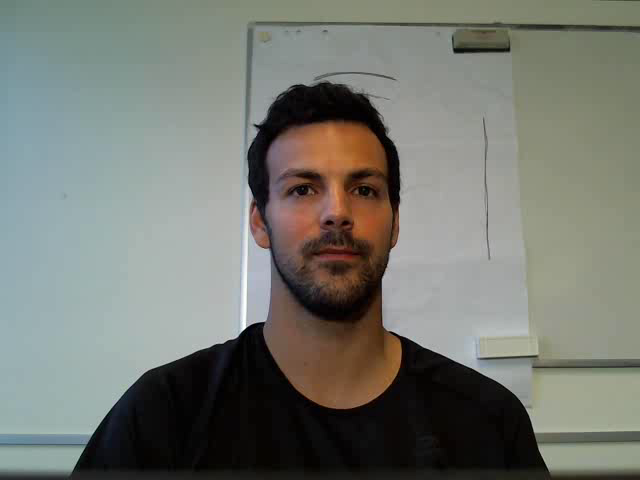
#> input picture frame 120 of cohface/1/0/data.avi, 640 x 480 px
$ jupyter execute --allow-errors 'Lin et al2.ipynb'
#> lines starting #> are read from the running program, lines starting #| are printed output that depends on the picture
### assessment2.py
import h5py
import pandas as pd
import numpy as np
import os
import re
import matplotlib.pyplot as plt
import plotly.graph_objects as go
import scipy.stats as ss
import scikit_posthocs as sp
import math
from autorank import autorank, plot_stats, create_report, latex_table
from matplotlib.colors import ListedColormap
from matplotlib.colorbar import ColorbarBase, Colorbar
import itertools
import seaborn as sns

# from pyVHR.analysis.pipeline import TestResult
import time


from utils import *
from algorithms2 import *
from videoUtil import *
from errorUtil import *


# [22 lines left out: function get_errors, not called in this run]


def compute_lin_errors(path, dataset, of_type, evm=False):
    res = TestResult()
    i = 0

    available_datasets = ["cohface", "bp4d", "cohface_EVM_mov"]
    assert dataset in available_datasets, "\nDataset not recognized!!"
    # pc portatile
    # res.saveResults("C:\\Users\\fede2\\OneDrive\\Documenti\\università\\tirocinio\\Tesi_Castrovinci-main\\"+dataset+"_res_lin_2.h5")
    # pc fisso
    # res.saveResults("C:\\Users\\Federico\Downloads\\wetransfer_tesi_castrovinci-main\\Tesi_Castrovinci-main\\Results\\"+dataset+"_res_lin_"+of_type+".h5")
    # server
    res.saveResults("Results/" + dataset + "_res_lin_" + of_type + ".h5")
    for dir1 in os.listdir(path):
        # if dir1 == "Physiology" or dir1 == "BP4D_sample_accepted.txt":
        #    continue
        if dir1 != "MTTS_CAN_preds":
            x = "/" + dir1
            # if dir1!="36": break

            # for dir2 in os.listdir(path+dir1+"/"):
            for dir2 in os.listdir(path + x):
                # ...\cohface\dir1
                win_size = 27  # cohface-based parameter

                # ESTIMATED RESPIRATORY SIGNAL

                if dataset == "cohface" or dataset == "cohface_EVM_mov":
                    fps_gt = 32
                    minF = 0.1
                    maxF = 0.4
                    #maxF = 0.4 default value
                    # video_path = path+dir1+"/"+dir2+"/"+"data.avi"
                    video_path = (
                        path + "/" + str(dir1) + "/" + str(dir2) + "/" + "data.avi"
                    )
                    # print(video_path)#debug

                if dataset == "bp4d":
                    fps_gt = 1000
                    minF = 0
                    maxF = 200 / 60
                    # path_gt = path+dir1+"/"+dir2+"/"
                    path_gt = path + "/" + str(dir1) + "/" + str(dir2) + "/"
                    accepted = open("BP4D_accepted.txt").read().splitlines()
                    video_path = (
                        path + "/" + str(dir1) + "/" + str(dir2) + "/" + "vid.avi"
                    )
                    # path+ dir1 +"/"+dir2+"/"+"vid.avi"
                    if dir1+"/"+dir2+"/" not in accepted:
                        continue

                fps = get_fps(video_path)

                nyquistF = fps / 2
                fRes = 0.5
                nFFT = max(2048, (60 * 2 * nyquistF) / fRes)
                print("calcolo lin su video ", video_path[len(video_path) - 20 :])
                if dataset == "cohface_EVM_mov":
                    start = time.process_time()
                    sig = lin_EVM(video_path, dataset=dataset)
                else:
                    start = time.process_time()
                    sig = lin(video_path, dataset=dataset, of_type=of_type)
                end = time.process_time()
                nperseg = fps * win_size

                # pad signal to get a RPM estimate for each second
                sig = even_ext(np.array(sig), int(nperseg // 2), axis=-1)

                # win_size: dimensione della finestra (in secondi)-->posso mettere tutto il video
                sig_win, times = BVP_windowing(sig, win_size, fps, stride=1)

                # rearrange time array
                times = times - times[0]
                #sig_to_RPM modificare maxF
                rpm = sig_to_RPM(sig_win, fps, win_size, nFFT, minHz=minF, maxHz=maxF)
                rpm = signal.medfilt(rpm, kernel_size=3)

                # GROUND TRUTH
                if dataset == "cohface" or dataset == "cohface_EVM_mov":
                    f = h5py.File(path + "/" + str(dir1) + "/" + str(dir2) + "/" + "data.hdf5","r",)
                    gt = np.array(f["respiration"])
                    gt = gt[np.arange(0, len(gt), 8)]

                if dataset == "bp4d":
                    gt = np.loadtxt(path_gt + "Resp_Volts.txt")
                    # cambio il filtraggio Wn=[0.1, 0.5] default value
                    b, a = butter(N=2, Wn=[0.1, 0.75], fs=fps_gt, btype="bandpass")
                    y = filtfilt(b, a, gt)
                    gt = (2 * (y - np.min(y))) / (np.max(y) - np.min(y)) - 1

                gt_sig = RWsignal(gt, fps_gt, minHz=minF, maxHz=maxF)
                gt_rpm, gt_times = gt_sig.getRPM(winsize=win_size)

                gt_rpm = signal.medfilt(gt_rpm, kernel_size=3)

                # remove padding
                padding = int(win_size // 2)

                gt_times = gt_times[padding : -padding - 1]
                gt_times -= gt_times[0]

                times = times[padding:-padding]
                times -= times[0]

                rpm = rpm[padding:-padding]
                gt_rpm = gt_rpm[padding : -padding - 1]

                # Computes various error/quality measures
                RMSE, MAE, MAX, PCC, CCC = get_errors(rpm, gt_rpm, times, gt_times)
                processTime = (end - start) / get_Totfps(video_path)
                SNR = snr(sig=sig, fs=fps_gt, nperseg=win_size, noverlap=1)
                # SNR = get_SNR(sig_win, fps_gt, gt_sig, times)
                print("RMSE", RMSE)  # debug
                print("MAE", MAE)  # debug
                print("MAX", MAX)  # debug
                print("PCC", PCC)  # debug
                print("CCC", CCC)  # debug
                print("SNR", SNR)  # debug
                print("processTime", processTime)  # debug

                # -- save results
                res.newDataSerie()
                res.addData("dataset", dataset)
                res.addData("method", "Lin")
                res.addData("videoIdx", i)
                res.addData("RMSE", RMSE)
                res.addData("MAE", MAE)
                res.addData("MAX", MAX)
                res.addData("PCC", PCC)
                res.addData("CCC", CCC)
                res.addData("sig", sig)
                res.addData("rpmGT", gt_rpm)
                res.addData("rpmES", rpm)
                res.addData("timeGT", gt_times)
                res.addData("timeES", times)
                res.addData("SNR", SNR)
                res.addData("processTime", processTime)
                res.addData("videoFilename",path + "/" + str(dir1) + "/" + str(dir2) + "/data.avi")
                # res.addData('videoFilename', video_path)
                res.addDataSerie()

                i += 1

    # res.saveResults("C:\\Users\\Federico\Downloads\\wetransfer_tesi_castrovinci-main\\Tesi_Castrovinci-main\\Results\\"+dataset+"_res_lin_"+of_type+".h5")
    res.saveResults("Results/" + dataset + "_res_lin_" + of_type + ".h5")
    return res

# [84 lines left out: function compute_lin_errors_sig, not called in this run]


class StatAnalysisTest:
    """
    Statistic analyses for multiple datasets and multiple rPPG methods
    """

    # [584 lines left out: functions __init__, __any_equal, run_stats, SignificancePlot, computeCD, plot_bayesian_res and 9 more, not called in this run]


def comparison_table(database, type, value):
    plt.figure(figsize=(12, 4))
    riga = []
    data = []
    i = 0
    for method in type:
        df = pd.read_hdf("Results\\" + database + "_res_lin_" + method + ".h5", key="df")
        # mae e rmse
        for metric in value:
            ris = float(np.nanmean(df[metric].to_numpy()))
            riga.append(round(ris, 4))
        data.append(riga)
        riga = []
    plt.axis('off')
    plt.table(cellText=data,rowLabels=type, colLabels=value, loc="center")

    plt.show()

# [24 lines left out: functions comparison_table_sig, get_meanData, not called in this run]


def bland_altman(database, type):
    rpmGT=[]
    rpmES=[]
    a=1
    plt.figure(figsize=(16,10))
    for method in type:
        plt.subplot(3,3,a)
        df = pd.read_hdf("Results\\"+database+"_res_lin_"+method+".h5", key="df")
        rpmGT= get_meanData(df,x="rpmGT")
        rpmES= get_meanData(df,x="rpmES")
        bland_altman_plot(rpmGT,rpmES)
        rpmGT=[]
        rpmES=[]
        plt.title(method)
        a+=1
    plt.show()

def bland_altman_sig(database, type):
    rpmGT=[]
    rpmES=[]
    a=1
    plt.figure(figsize=(16,10))
    for method in type:
        plt.subplot(3,3,a)
        df = pd.read_hdf("Results_sig\\"+database+"_res_lin_"+method+".h5", key="df")
        rpmGT= get_meanData(df,x="rpmGT")
        rpmES= get_meanData(df,x="rpmES")
        bland_altman_plot(rpmGT,rpmES)
        rpmGT=[]
        rpmES=[]
        plt.title(method)
        a+=1
    plt.show()

# [29 lines left out: function comparison_Vgraph, not called in this run]
def comparison_Vgraph_sig(database, type, value):
#> called with database = 'cohface', type = ''
    for metric in value:
        a=1
        plt.figure(figsize=(12, 6))
        for method in type:
            plt.subplot(1,len(type),a)
            df = pd.read_hdf("Results_sig\\"+database+"_res_lin_"+method+".h5", key="df")
            df.dropna(inplace=True)
            z=df[metric]
            list1=[]
            for num in z:
                list1.append(float(num))

            sns.violinplot(y=list1, orient='v')
            plt.xlabel(method)
            if(a==1): plt.ylabel(metric)
            if(database=="cohface"):
                if((metric=="MAE") or (metric=="RMSE")): plt.ylim([-2,11])
                elif(metric=="processTime"): plt.ylim([0.2,9])
                elif(metric=="PCC"):plt.ylim([-1.5,1.5])
                elif(metric=="CCC"): plt.ylim([-.5,1.35])
            else:
                if(metric=="MAE"): plt.ylim([-7,25])
                if(metric=="RMSE"): plt.ylim([-7,25])
                elif(metric=="processTime"): plt.ylim([0.2,5])
                elif(metric=="PCC"):plt.ylim([-1.5,1.5])
                elif(metric=="CCC"): plt.ylim([-.5,1.35])

            a+=1
        plt.show()

# [15 lines left out: function comparison_Regplot, not called in this run]

def comparison_Regplot_sig(database = "cohface", type="MAE", value="Farneback"):
#> called with database = 'cohface', type = ''
    plt.figure(figsize=(16, 10))
    a=1
    for method in type:
        plt.subplot(3,3,a)
        df = pd.read_hdf("Results_sig\\"+database+"_res_lin_"+method+".h5", key="df")
        list1 = get_meanData(df,"rpmGT")
        list2 = get_meanData(df,"rpmES")
        sns.regplot(x=list1, y=list2)
        x = np.linspace(10, 25)
        plt.plot(x,x,'r')
        plt.grid()
        plt.title(method + " , corr:" + str(round(ss.pearsonr(list1,list2).statistic,2)))
        a+=1
    plt.show()

# [20 lines left out: function comparison_AutoRankplot, not called in this run]

def comparison_AutoRankplot_sig(database, type, value, order):
#> called with database = 'cohface', type = '', order = 'ascending'
    plt.figure(figsize=(16, 10))
    list=[]
    for metric in value:
        data = pd.DataFrame()
        for method in type:
            df = pd.read_hdf("Results_sig\\" +database+ "_res_lin_"+method+".h5", key="df")
            for num in df[metric]:
                if(float(num)!=np.nan) or (float(num)<1000): list.append(float(num))
            data[method] = list
            list=[]
        result = autorank(data, alpha=0.05, verbose=False, order= order)
        # [7 lines of commented-out code are left out]
        plot_stats(result)
        plt.title(metric)
        plt.show()
        print(result)
#> (the call stopped at in comparison_AutoRankplot_sig, `result = autorank(data, alpha=0.05, verbose=False, order= order)`: autorank is not available in this run)
        #create_report(res)
        #latex_table(result)

### videoUtil.py
import cv2

import numpy as np
import pandas as pd
import cv2 as cv
from scipy.signal import welch, butter, filtfilt, iirnotch, freqz, stft
from sklearn.decomposition import PCA
from scipy.stats import iqr, median_abs_deviation


# [53 lines left out: functions get_fps, get_Totfps, extract_frames_yield, sliding_straded_win_idx, not called in this run]

class TestResult():
    """ Gestisci i risultati di un test per un determinato set di dati video e più metodi VHR"""

    def __init__(self, filename=None):

        if filename == None:
            self.dataFrame = pd.DataFrame()
        else:
            self.dataFrame = pd.read_hdf(filename)
        self.dict = None

    # [29 lines left out: functions addDataSerie, newDataSerie, not called in this run]

    def addData(self, key, value):
        self.dict[key] = value

    def saveResults(self, outFilename=None):
        if outFilename == None:
            outFilename = "testResults.h5"
        else:
            self.outFilename = outFilename

        # -- save data
        self.dataFrame.to_hdf(outFilename, key='df', mode='w')

# [24 lines left out: function BVP_windowing, not called in this run]


class RWsignal:
    """
    Manage (multi-channel, row-wise) respiratory signals, and transforms them in RPMs.
    """
    #nFFT = 2048  # freq. resolution for STFTs
    step = 1       # step in seconds

    # [84 lines left out: functions __init__, spectrogram, displaySpectrum, getRPM, not called in this run]

### Lin et al2.ipynb
# Lin, Chen, Tsai

## import

[cell 1]
import h5py
import cv2 as cv
import numpy as np
import pandas as pd
from matplotlib.pyplot import figure
from matplotlib import pyplot as plt
from autorank import autorank, plot_stats
#from scipy import stats
from scipy import signal
#import seaborn as sns

np.set_printoptions(suppress=True)

#local Libraries
from utils import *
from videoUtil import *
from errorUtil import *
from algorithms2 import *
from assessment2 import *
from assessment2 import StatAnalysisTest

[cell 2]
value = ["MAE", "RMSE","PCC","CCC", "processTime"]
value2 = ["MAE", "RMSE","PCC","CCC"]
type = ["Farneback", "LK_d", "tvl1", "DIS","DIS_UF","deepflow", "RLOF", "PCA"]
type = ["Farneback", "LK_d", "DIS","DIS_UF","deepflow", "RLOF", "PCA","tvl1"]
type2 = ["Farneback", "LK_d", "DIS","DIS_UF"]
database=["cohface", "bp4d"]

## Assessment on Cohface and BP4D+

[cell 3]
#%%capture output
#"C:\Users\fede2\OneDrive\Documenti\università\tirocinio\Tesi_Castrovinci-main\cohface\1\0\data.avi"
#path = r"C:\Users\fede2\OneDrive\Documenti\università\tirocinio\Tesi_Castrovinci-main\cohface"
path = r'C:\Users\Federico\Downloads\wetransfer_tesi_castrovinci-main\Tesi_Castrovinci-main\cohface - Copia'


of=[""]
#> (the rest of this cell did not finish here and is left out)

[cell 4]
path = r"C:\\Users\\fede2\\OneDrive\Documenti\\università\\tirocinio\\Tesi_Castrovinci-main\\"
for types in type:
    print("Optical flow --> ",type,"\n", database[0])
    compute_lin_errors_sig(path, database[0],types)

# CONFRONTO TRA ALGORITMI

## violin graph

[cell 5]
#comparison_Vgraph(database[0], type, value)
comparison_Vgraph_sig(database[0], type, value2)

## Regression plot

[cell 6]
#comparison_Regplot(database[1], type, value)
comparison_Regplot_sig(database[0], type, value)

## Tempo di esecuzione

[cell 7]
#autorank x=GT y=gt-es
type2 = ["Farneback","DIS_UF", "PCA", "LK_d", "DIS", "RLOF", "tvl1", "deepflow"]
type3 = ["Farneback","DIS_UF", "PCA", "LK_d", "DIS", "RLOF"]
type4 = ["Farneback","DIS_UF", "PCA"]

plt.figure(figsize=(16, 10))
#mae=[]rmse=[]pcc=[]ccc=[]
pt1=[]
pt2=[]

#> (the rest of this cell did not finish here and is left out)

## Auto Rank

[cell 8]
#comparison_AutoRankplot(database[0], type, value2)
#comparison_AutoRankplot_time(database[0], type, value2)
order="ascending"
#order="descending"
comparison_AutoRankplot_sig(database[0], type, ["MAE", "RMSE"], order)
comparison_AutoRankplot_sig(database[1], type, ["MAE", "RMSE"], order)
#> (the call stopped at in comparison_AutoRankplot_sig, `result = autorank(data, alpha=0.05, verbose=False, order= order)`: autorank is not available in this run)

## BOX PLOT errori

[cell 9]
metric = value[1]
for method in type:
    x = StatAnalysisTest("Results_sig\\"+database[0]+"_res_lin_"+method+".h5")
    fig = x.displayBoxPlot(metric=metric, scale="linear")
    #print(x.displayBoxPlot(metric=metric, scale="linear").layout.title.text)
    if method == "":
        method = "_default"
    print(method)
    fig.show()

# STAMPO I RISULTATI COME TABELLA

#> (a cell that did not finish here is left out)

#comparison_table_sig(database[0], type, value2)

## Bland Altman

[cell 11]
bland_altman(database[1], type)
bland_altman_sig(database[0], type)

[cell 12]
def OFmagVisualization(flow):
  mag, ang = cv2.cartToPolar(flow[:,:,0], flow[:,:,1])
  return mag

def plot_quiver(ax, flow, spacing, margin=0, **kwargs):
    """Plots less dense quiver field.

    Args:
        ax: Matplotlib axis
        flow: motion vectors
        spacing: space (px) between each arrow in grid
        margin: width (px) of enclosing region without arrows
        kwargs: quiver kwargs (default: angles="xy", scale_units="xy")
    """
    h, w, *_ = flow.shape

    nx = int((w - 2 * margin) / spacing)
    ny = int((h - 2 * margin) / spacing)

    x = np.linspace(margin, w - margin - 1, nx, dtype=np.int64)
    y = np.linspace(margin, h - margin - 1, ny, dtype=np.int64)

    flow = flow[np.ix_(y, x)]
    u = flow[:, :, 0]
    v = flow[:, :, 1]

    kwargs = {**dict(angles="xy", scale_units="xy"), **kwargs}
    ax.quiver(x, y, u, v, **kwargs)

    ax.set_ylim(sorted(ax.get_ylim(), reverse=True))
    ax.set_aspect("equal")


# [13 lines left out: function OFvisualization, not called in this run]


#FLAG TO CHOOSE THE VISUALIZATION MODE
visualization = 2 #0:intensity, 1:colors, 2:vectors
path = r'C:\Users\fede2\OneDrive\Documenti\università\tirocinio\Tesi_Castrovinci-main\cohface\1\0\data.avi'
#path = r'C:\Users\fede2\OneDrive\Documenti\università\tirocinio\Tesi_Castrovinci-main\Datasets_utils\vid.avi'
cap = cv2.VideoCapture(path)

# read the first video frame
ret, frame1 = cap.read()
#> frame1 is the input picture: shape (480, 640, 3); mean B, G, R 113.8, 121, 118.2

#convert it to gray levels
prvs = cv2.cvtColor(frame1,cv2.COLOR_BGR2GRAY)
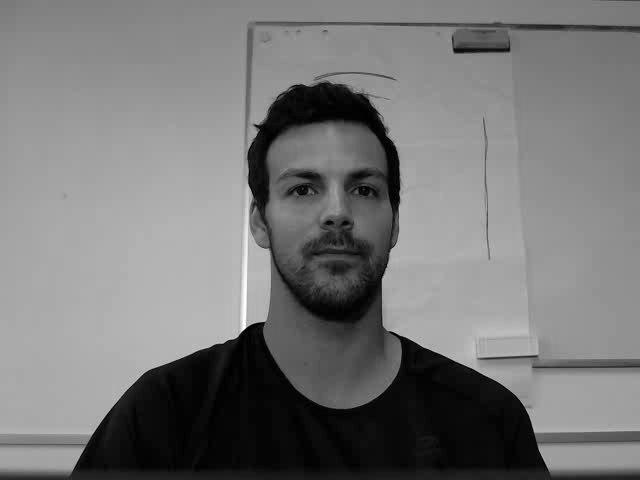
#> prvs: shape (480, 640); min 0, max 255, mean 119.3


#create an output video:
h,w,d = frame1.shape
fourcc = cv2.VideoWriter_fourcc(*'XVID')
out = cv2.VideoWriter( r'C:\Users\fede2\OneDrive\Documenti\università\tirocinio\Tesi_Castrovinci-main\Datasets_utils\output.avi',fourcc, 20.0, (w,h))

#list to save the OF result, frame by frame for interactive visualization
if visualization ==0:
  I = []
elif visualization ==1:
  colors = []

#START VIDEO PROCESSING:

#ALTERNATIVE 1: to process the whole video:
#ret = True
#while ret:

#ALTERNATIVE 2: to process only the first N  frames:
i=20;
N = 40;

Farneback_params = dict(pyr_scale = 0.5,
                            levels = 3,
                            winsize = 15,
                            iterations = 3,
                            poly_n = 5,
                            poly_sigma = 1.1,
                            flags = 0)
while i<N:
    i += 1
    ret, frame2 = cap.read()
    next = cv2.cvtColor(frame2,cv2.COLOR_BGR2GRAY)

    # Farneback OF
    flow = cv2.calcOpticalFlowFarneback(prvs,next, None, **Farneback_params)

    if visualization ==0:
      intensity = OFmagVisualization(flow)
      I.append(intensity)
    elif visualization ==1:
      #visualization via colors:
      rgb = OFvisualization(flow)
      out.write(rgb)
      colors.append(rgb)
    else:
      #visualization of vectors
      fig, ax = plt.subplots()
      plot_quiver(ax, flow, spacing=10, scale=1, color="#ff44ff")
#> in plot_quiver, `u = flow[:, :, 0]`:
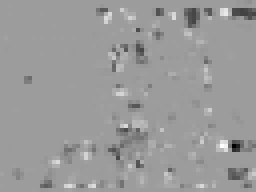
#> u: shape (48, 64) float32 (shown 4 times larger); min -0.953, max 0.597, mean -0.0112; drawn with min black and max white
#> (the rest of the program and of its run is left out)
